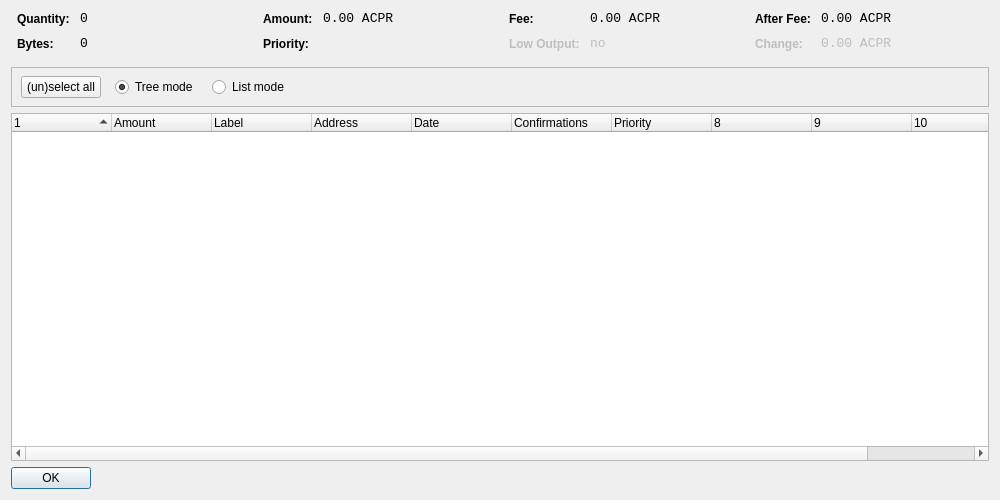
<?xml version="1.0" encoding="UTF-8"?>
<ui version="4.0">
 <class>CoinControlDialog</class>
 <widget class="QDialog" name="CoinControlDialog">
  <property name="geometry">
   <rect>
    <x>0</x>
    <y>0</y>
    <width>1000</width>
    <height>500</height>
   </rect>
  </property>
  <property name="windowTitle">
   <string>Coin Control</string>
  </property>
  <layout class="QVBoxLayout" name="verticalLayout">
   <item>
    <layout class="QHBoxLayout" name="horizontalLayoutTop" stretch="0,0,0,0">
     <property name="topMargin">
      <number>0</number>
     </property>
     <property name="bottomMargin">
      <number>10</number>
     </property>
     <item>
      <layout class="QFormLayout" name="formLayoutCoinControl1">
       <property name="horizontalSpacing">
        <number>10</number>
       </property>
       <property name="verticalSpacing">
        <number>10</number>
       </property>
       <property name="leftMargin">
        <number>6</number>
       </property>
       <property name="rightMargin">
        <number>6</number>
       </property>
       <item row="0" column="0">
        <widget class="QLabel" name="labelCoinControlQuantityText">
         <property name="styleSheet">
          <string notr="true">font-weight:bold;</string>
         </property>
         <property name="text">
          <string>Quantity:</string>
         </property>
        </widget>
       </item>
       <item row="0" column="1">
        <widget class="QLabel" name="labelCoinControlQuantity">
         <property name="font">
          <font>
           <family>Monospace</family>
           <pointsize>10</pointsize>
          </font>
         </property>
         <property name="cursor">
          <cursorShape>IBeamCursor</cursorShape>
         </property>
         <property name="contextMenuPolicy">
          <enum>Qt::ActionsContextMenu</enum>
         </property>
         <property name="text">
          <string notr="true">0</string>
         </property>
         <property name="textInteractionFlags">
          <set>Qt::LinksAccessibleByMouse|Qt::TextSelectableByKeyboard|Qt::TextSelectableByMouse</set>
         </property>
        </widget>
       </item>
       <item row="1" column="0">
        <widget class="QLabel" name="labelCoinControlBytesText">
         <property name="styleSheet">
          <string notr="true">font-weight:bold;</string>
         </property>
         <property name="text">
          <string>Bytes:</string>
         </property>
        </widget>
       </item>
       <item row="1" column="1">
        <widget class="QLabel" name="labelCoinControlBytes">
         <property name="font">
          <font>
           <family>Monospace</family>
           <pointsize>10</pointsize>
          </font>
         </property>
         <property name="cursor">
          <cursorShape>IBeamCursor</cursorShape>
         </property>
         <property name="contextMenuPolicy">
          <enum>Qt::ActionsContextMenu</enum>
         </property>
         <property name="text">
          <string notr="true">0</string>
         </property>
         <property name="textInteractionFlags">
          <set>Qt::LinksAccessibleByMouse|Qt::TextSelectableByKeyboard|Qt::TextSelectableByMouse</set>
         </property>
        </widget>
       </item>
      </layout>
     </item>
     <item>
      <layout class="QFormLayout" name="formLayoutCoinControl2">
       <property name="horizontalSpacing">
        <number>10</number>
       </property>
       <property name="verticalSpacing">
        <number>10</number>
       </property>
       <property name="leftMargin">
        <number>6</number>
       </property>
       <property name="rightMargin">
        <number>6</number>
       </property>
       <item row="0" column="0">
        <widget class="QLabel" name="labelCoinControlAmountText">
         <property name="styleSheet">
          <string notr="true">font-weight:bold;</string>
         </property>
         <property name="text">
          <string>Amount:</string>
         </property>
        </widget>
       </item>
       <item row="0" column="1">
        <widget class="QLabel" name="labelCoinControlAmount">
         <property name="font">
          <font>
           <family>Monospace</family>
           <pointsize>10</pointsize>
          </font>
         </property>
         <property name="cursor">
          <cursorShape>IBeamCursor</cursorShape>
         </property>
         <property name="contextMenuPolicy">
          <enum>Qt::ActionsContextMenu</enum>
         </property>
         <property name="text">
          <string notr="true">0.00 ACPR</string>
         </property>
         <property name="textInteractionFlags">
          <set>Qt::LinksAccessibleByMouse|Qt::TextSelectableByKeyboard|Qt::TextSelectableByMouse</set>
         </property>
        </widget>
       </item>
       <item row="1" column="0">
        <widget class="QLabel" name="labelCoinControlPriorityText">
         <property name="styleSheet">
          <string notr="true">font-weight:bold;</string>
         </property>
         <property name="text">
          <string>Priority:</string>
         </property>
        </widget>
       </item>
       <item row="1" column="1">
        <widget class="QLabel" name="labelCoinControlPriority">
         <property name="font">
          <font>
           <family>Monospace</family>
           <pointsize>10</pointsize>
          </font>
         </property>
         <property name="cursor">
          <cursorShape>IBeamCursor</cursorShape>
         </property>
         <property name="contextMenuPolicy">
          <enum>Qt::ActionsContextMenu</enum>
         </property>
         <property name="text">
          <string/>
         </property>
         <property name="textInteractionFlags">
          <set>Qt::LinksAccessibleByMouse|Qt::TextSelectableByKeyboard|Qt::TextSelectableByMouse</set>
         </property>
        </widget>
       </item>
      </layout>
     </item>
     <item>
      <layout class="QFormLayout" name="formLayoutCoinControl3">
       <property name="horizontalSpacing">
        <number>10</number>
       </property>
       <property name="verticalSpacing">
        <number>10</number>
       </property>
       <property name="leftMargin">
        <number>6</number>
       </property>
       <property name="rightMargin">
        <number>6</number>
       </property>
       <item row="0" column="0">
        <widget class="QLabel" name="labelCoinControlFeeText">
         <property name="styleSheet">
          <string notr="true">font-weight:bold;</string>
         </property>
         <property name="text">
          <string>Fee:</string>
         </property>
        </widget>
       </item>
       <item row="0" column="1">
        <widget class="QLabel" name="labelCoinControlFee">
         <property name="font">
          <font>
           <family>Monospace</family>
           <pointsize>10</pointsize>
          </font>
         </property>
         <property name="cursor">
          <cursorShape>IBeamCursor</cursorShape>
         </property>
         <property name="contextMenuPolicy">
          <enum>Qt::ActionsContextMenu</enum>
         </property>
         <property name="text">
          <string notr="true">0.00 ACPR</string>
         </property>
         <property name="textInteractionFlags">
          <set>Qt::LinksAccessibleByMouse|Qt::TextSelectableByKeyboard|Qt::TextSelectableByMouse</set>
         </property>
        </widget>
       </item>
       <item row="1" column="0">
        <widget class="QLabel" name="labelCoinControlLowOutputText">
         <property name="enabled">
          <bool>false</bool>
         </property>
         <property name="styleSheet">
          <string notr="true">font-weight:bold;</string>
         </property>
         <property name="text">
          <string>Low Output:</string>
         </property>
        </widget>
       </item>
       <item row="1" column="1">
        <widget class="QLabel" name="labelCoinControlLowOutput">
         <property name="enabled">
          <bool>false</bool>
         </property>
         <property name="font">
          <font>
           <family>Monospace</family>
           <pointsize>10</pointsize>
          </font>
         </property>
         <property name="cursor">
          <cursorShape>IBeamCursor</cursorShape>
         </property>
         <property name="contextMenuPolicy">
          <enum>Qt::ActionsContextMenu</enum>
         </property>
         <property name="text">
          <string notr="true">no</string>
         </property>
         <property name="textInteractionFlags">
          <set>Qt::LinksAccessibleByMouse|Qt::TextSelectableByKeyboard|Qt::TextSelectableByMouse</set>
         </property>
        </widget>
       </item>
      </layout>
     </item>
     <item>
      <layout class="QFormLayout" name="formLayoutCoinControl4">
       <property name="horizontalSpacing">
        <number>10</number>
       </property>
       <property name="verticalSpacing">
        <number>10</number>
       </property>
       <property name="leftMargin">
        <number>6</number>
       </property>
       <property name="rightMargin">
        <number>6</number>
       </property>
       <item row="0" column="0">
        <widget class="QLabel" name="labelCoinControlAfterFeeText">
         <property name="styleSheet">
          <string notr="true">font-weight:bold;</string>
         </property>
         <property name="text">
          <string>After Fee:</string>
         </property>
        </widget>
       </item>
       <item row="0" column="1">
        <widget class="QLabel" name="labelCoinControlAfterFee">
         <property name="font">
          <font>
           <family>Monospace</family>
           <pointsize>10</pointsize>
          </font>
         </property>
         <property name="cursor">
          <cursorShape>IBeamCursor</cursorShape>
         </property>
         <property name="contextMenuPolicy">
          <enum>Qt::ActionsContextMenu</enum>
         </property>
         <property name="text">
          <string notr="true">0.00 ACPR</string>
         </property>
         <property name="textInteractionFlags">
          <set>Qt::LinksAccessibleByMouse|Qt::TextSelectableByKeyboard|Qt::TextSelectableByMouse</set>
         </property>
        </widget>
       </item>
       <item row="1" column="0">
        <widget class="QLabel" name="labelCoinControlChangeText">
         <property name="enabled">
          <bool>false</bool>
         </property>
         <property name="styleSheet">
          <string notr="true">font-weight:bold;</string>
         </property>
         <property name="text">
          <string>Change:</string>
         </property>
        </widget>
       </item>
       <item row="1" column="1">
        <widget class="QLabel" name="labelCoinControlChange">
         <property name="enabled">
          <bool>false</bool>
         </property>
         <property name="font">
          <font>
           <family>Monospace</family>
           <pointsize>10</pointsize>
          </font>
         </property>
         <property name="cursor">
          <cursorShape>IBeamCursor</cursorShape>
         </property>
         <property name="contextMenuPolicy">
          <enum>Qt::ActionsContextMenu</enum>
         </property>
         <property name="text">
          <string notr="true">0.00 ACPR</string>
         </property>
         <property name="textInteractionFlags">
          <set>Qt::LinksAccessibleByMouse|Qt::TextSelectableByKeyboard|Qt::TextSelectableByMouse</set>
         </property>
        </widget>
       </item>
      </layout>
     </item>
    </layout>
   </item>
   <item>
    <widget class="QFrame" name="frame">
     <property name="minimumSize">
      <size>
       <width>0</width>
       <height>40</height>
      </size>
     </property>
     <property name="frameShape">
      <enum>QFrame::StyledPanel</enum>
     </property>
     <property name="frameShadow">
      <enum>QFrame::Sunken</enum>
     </property>
     <widget class="QWidget" name="horizontalLayoutWidget">
      <property name="geometry">
       <rect>
        <x>10</x>
        <y>0</y>
        <width>781</width>
        <height>41</height>
       </rect>
      </property>
      <layout class="QHBoxLayout" name="horizontalLayoutPanel" stretch="0,0,0,0,0">
       <property name="spacing">
        <number>14</number>
       </property>
       <item>
        <widget class="QPushButton" name="pushButtonSelectAll">
         <property name="sizePolicy">
          <sizepolicy hsizetype="Maximum" vsizetype="Fixed">
           <horstretch>0</horstretch>
           <verstretch>0</verstretch>
          </sizepolicy>
         </property>
         <property name="text">
          <string>(un)select all</string>
         </property>
        </widget>
       </item>
       <item>
        <widget class="QRadioButton" name="radioTreeMode">
         <property name="sizePolicy">
          <sizepolicy hsizetype="Maximum" vsizetype="Fixed">
           <horstretch>0</horstretch>
           <verstretch>0</verstretch>
          </sizepolicy>
         </property>
         <property name="text">
          <string>Tree mode</string>
         </property>
         <property name="checked">
          <bool>true</bool>
         </property>
        </widget>
       </item>
       <item>
        <widget class="QRadioButton" name="radioListMode">
         <property name="sizePolicy">
          <sizepolicy hsizetype="Maximum" vsizetype="Fixed">
           <horstretch>0</horstretch>
           <verstretch>0</verstretch>
          </sizepolicy>
         </property>
         <property name="text">
          <string>List mode</string>
         </property>
        </widget>
       </item>
       <item>
        <spacer name="horizontalSpacer">
         <property name="orientation">
          <enum>Qt::Horizontal</enum>
         </property>
         <property name="sizeHint" stdset="0">
          <size>
           <width>40</width>
           <height>20</height>
          </size>
         </property>
        </spacer>
       </item>
      </layout>
     </widget>
    </widget>
   </item>
   <item>
    <widget class="CoinControlTreeWidget" name="treeWidget">
     <property name="contextMenuPolicy">
      <enum>Qt::CustomContextMenu</enum>
     </property>
     <property name="sortingEnabled">
      <bool>false</bool>
     </property>
     <property name="columnCount">
      <number>11</number>
     </property>
     <attribute name="headerShowSortIndicator" stdset="0">
      <bool>true</bool>
     </attribute>
     <attribute name="headerStretchLastSection">
      <bool>false</bool>
     </attribute>
     <column>
      <property name="text">
       <string/>
      </property>
     </column>
     <column>
      <property name="text">
       <string>Amount</string>
      </property>
     </column>
     <column>
      <property name="text">
       <string>Label</string>
      </property>
     </column>
     <column>
      <property name="text">
       <string>Address</string>
      </property>
     </column>
     <column>
      <property name="text">
       <string>Date</string>
      </property>
     </column>
     <column>
      <property name="text">
       <string>Confirmations</string>
      </property>
      <property name="toolTip">
       <string>Confirmed</string>
      </property>
     </column>
     <column>
      <property name="text">
       <string>Priority</string>
      </property>
     </column>
     <column>
      <property name="text">
       <string/>
      </property>
     </column>
     <column>
      <property name="text">
       <string/>
      </property>
     </column>
     <column>
      <property name="text">
       <string/>
      </property>
     </column>
     <column>
      <property name="text">
       <string/>
      </property>
     </column>
    </widget>
   </item>
   <item>
    <widget class="QDialogButtonBox" name="buttonBox">
     <property name="sizePolicy">
      <sizepolicy hsizetype="Maximum" vsizetype="Fixed">
       <horstretch>0</horstretch>
       <verstretch>0</verstretch>
      </sizepolicy>
     </property>
     <property name="orientation">
      <enum>Qt::Horizontal</enum>
     </property>
     <property name="standardButtons">
      <set>QDialogButtonBox::Ok</set>
     </property>
    </widget>
   </item>
  </layout>
 </widget>
 <customwidgets>
  <customwidget>
   <class>CoinControlTreeWidget</class>
   <extends>QTreeWidget</extends>
   <header>coincontroltreewidget.h</header>
  </customwidget>
 </customwidgets>
 <resources/>
 <connections/>
</ui>
